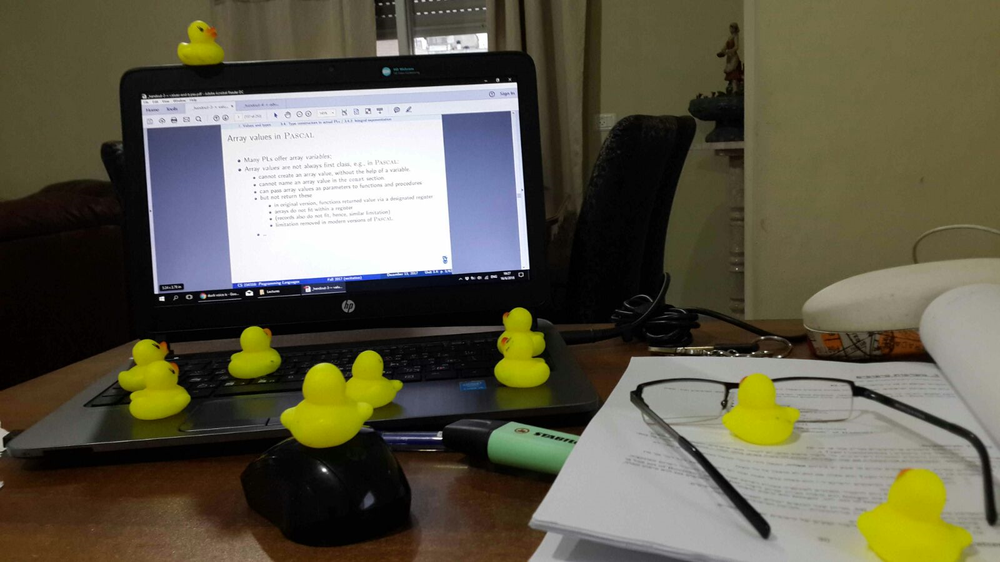
#> input picture Workspace/Photos/Pls.png, 1000 x 562 px, shrunk from 1600 x 900 before the run
$ python segmentaion_sciKit.py
#> lines starting #> are read from the running program, lines starting #| are printed output that depends on the picture; after the words box and inside, x2 and y2 are one past the last pixel; in counts of white or black regions, pixels touching at a corner belong together; long printed decimals are rounded
### Workspace/using_Sift.py
# reference: https://docs.opencv.org/3.0-beta/doc/py_tutorials/py_feature2d/py_matcher/py_matcher.html


import numpy as np
import cv2

from matplotlib import pyplot as plt


MIN_MATCH_COUNT = 3
MIN_KEY_POINTS = 4
MATCH_THRESHOLD = 15
step_size=20


def calculate_similarity_goodness(good, kp1, kp2):
    number_keypoints = len(kp1) + 1
    if number_keypoints < MIN_KEY_POINTS:
         return 100
    goodness = len(good) / number_keypoints * 100
    # print("KP1:", len(kp1), ", KP2:", len(kp2))
    # print("How good it's the match: ", goodness)
    return goodness

# [7 lines left out: function draw1, not called in this run]


def draw2(img1, kp1, img2, kp2, good, matches_mask):
    length = len(matches_mask) if matches_mask else 0
    good = [good[index] for index in range(0, length) if matches_mask[index]]
    if matches_mask:
        print("new_good/old_good = ", sum(matches_mask)*100/len(matches_mask))
    calculate_similarity_goodness(good, kp1, kp2)

    img3 = cv2.drawMatchesKnn(img1, kp1, img2, kp2, good, None, flags=2, singlePointColor=None)
    #img3 = cv2.drawMatchesKnn(img1, kp1, img2, kp2, good, None, flags=2, singlePointColor=None)

    plt.imshow(img3)
    plt.show()
    return good


def dense_sift(image):
    # img = cv2.imread(image_path)
    gray = cv2.cvtColor(image, cv2.COLOR_BGR2GRAY)

    sift = cv2.xfeatures2d.SIFT_create()

    kp = [cv2.KeyPoint(x, y, step_size) for y in range(0, gray.shape[0], step_size)
          for x in range(0, gray.shape[1], step_size)]

    # [5 lines of commented-out code are left out]

    kp, des = sift.compute(gray, kp)
    return kp, des


def SIFT_detector(img1 ,img2, gamma_goodness = 0.85):
    # img1 size must be not smaller than img2

    # Initiate SIFT detector
    sift = cv2.xfeatures2d.SIFT_create()


    # find the keypoints and descriptors with SIFT
    # kp1, des1 = sift.detectAndCompute(img1,None)
    # kp2, des2 = sift.detectAndCompute(img2,None)

    kp1, des1 = dense_sift(img1)
    kp2, des2 = dense_sift(img2)

    # BFMatcher with default params
    bf = cv2.BFMatcher()
    matches = bf.knnMatch(des1, des2, k=2)
    # matches = bf.match(des1, des2)
    # print("hahahaha", des1, matches)
    # Apply ratio test
    good = []

    for m,n in matches:
        # print(m.distance,n.distance)
        if m.distance < gamma_goodness*n.distance:
            good.append([m])
    # draw1(img1, kp1, img2, kp2, good)

    matches_mask, img_with_objects = find_objects(good, kp1 ,kp2, img1, img2)
    masked_good = draw2(img1, kp1, img_with_objects, kp2, good, matches_mask)
    src_pts = [kp1[m[0].queryIdx].pt for m in masked_good]

    return img_with_objects, src_pts


# [31 lines left out: function SIFT_detector_on_segments, not called in this run]


def find_objects(good, kp1 , kp2, img1, img2):
    if len(good) > MIN_MATCH_COUNT:
    # if calculate_similarity_goodness(good, kp1, kp2) > 0.1:
        src_pts = np.float32([kp1[m[0].queryIdx].pt for m in good]).reshape(-1, 1, 2)
        dst_pts = np.float32([kp2[m[0].trainIdx].pt for m in good]).reshape(-1, 1, 2)

        M, mask = cv2.findHomography(src_pts, dst_pts, cv2.RANSAC, 5.0)
        matchesMask = mask.ravel().tolist()
        h, w = img1.shape[:2]
        pts = np.float32([[0, 0], [0, h - 1], [w - 1, h - 1], [w - 1, 0]]).reshape(-1, 1, 2)
        dst = cv2.perspectiveTransform(pts, M)

        tmp_img = img2.copy()
        img3 = cv2.polylines(tmp_img, [np.int32(dst)], True, 255, 3, cv2.LINE_AA)

    else:
        if len(kp1) > 0.8*len(kp2):
            print("Match ")
        else:
            print("Not enough matches are found - %d/%d" % (len(good), MIN_MATCH_COUNT))
        matchesMask = None
        img3 = None
    return matchesMask, img3


# [12 lines left out: function is_match, not called in this run]


# [10 lines that do not run on import are left out]

### Workspace/segmentaion_sciKit.py
import numpy as np
import matplotlib.pyplot as plt
import cv2
import skimage.data as data
import skimage.segmentation as seg
import skimage.filters as filters
import skimage.draw as draw
import skimage.color as color
import using_Sift as SIFT

def image_show(image, nrows=1, ncols=1, cmap='gray'):
    fig, ax = plt.subplots(nrows=nrows, ncols=ncols, figsize=(14, 14))
    ax.imshow(image)
    ax.axis('off')
    return fig, ax


def SLIC_algo():
    image = cv2.imread('Photos/Pls.png')
#> image is the input picture: shape (562, 1000, 3); mean B, G, R 73.8, 91.1, 94.9
    text_threshold = image > 100
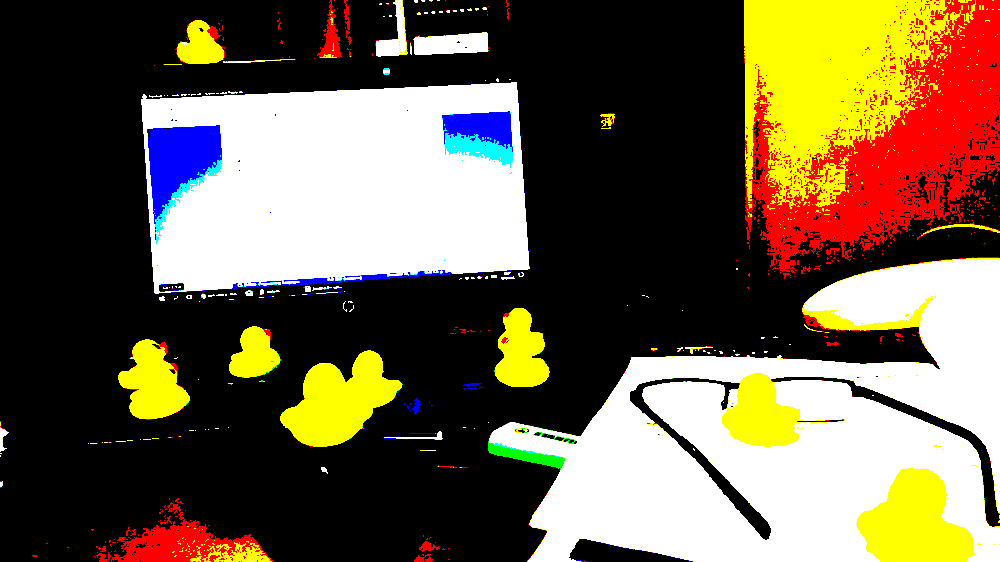
#> text_threshold: shape (562, 1000, 3) bool; mean B, G, R 0.282, 0.374, 0.431

    image_slic = seg.slic(image, n_segments=100, sigma=50)
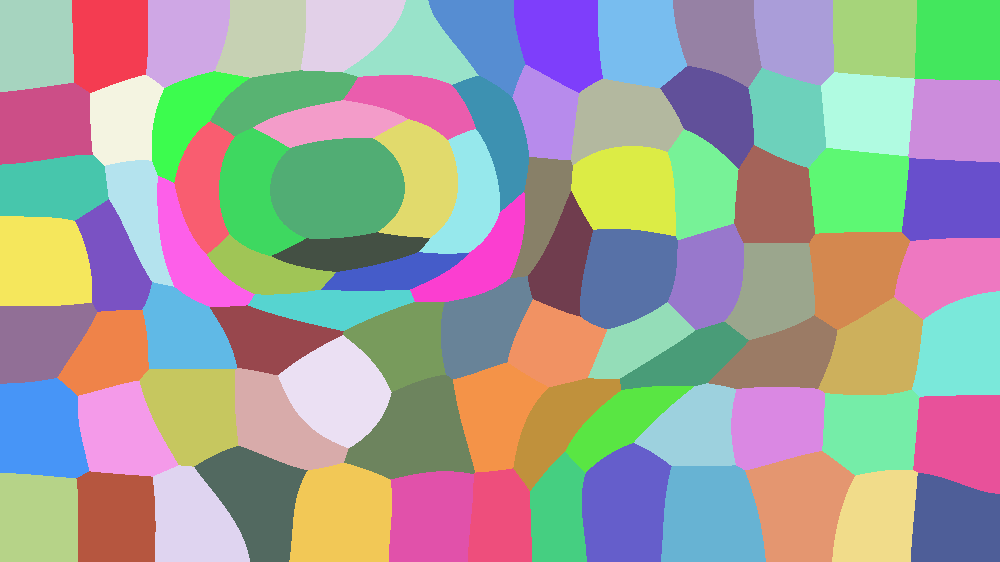
#> image_slic: shape (562, 1000) int64; 91 distinct labels, from 1 to 91; one colour per label, 0 black
    image_bounded = seg.mark_boundaries(image,image_slic)
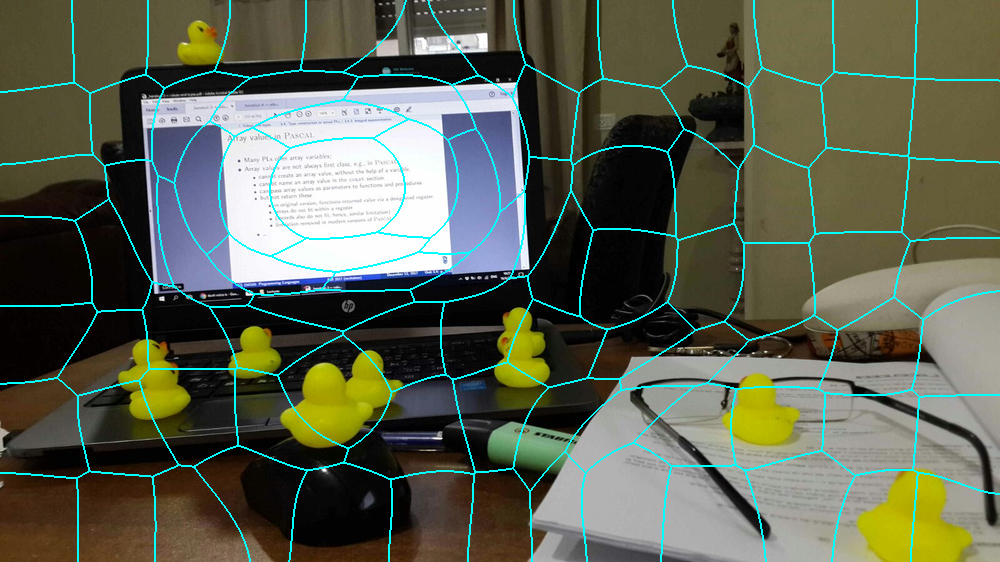
#> image_bounded: shape (562, 1000, 3) float64; mean B, G, R 0.32, 0.386, 0.356
    # seg.find_boundaries()
    plt.imshow(image_bounded)
    plt.show()

    for (i, segVal) in enumerate(np.unique(image_slic)):
        mask = np.zeros(image.shape[:2], dtype="uint8")

        mask[image_slic == segVal] = 255
        # print(mask)

        cv2.imshow("Mask", mask)
        bitwise_img = cv2.bitwise_and(image, image, mask=mask)


        cv2.imshow("Applied", bitwise_img)
        SIFT.SIFT_detector(image, bitwise_img)
        cv2.waitKey(0)
#> this loop made 4 passes
#> masked_good in SIFT_detector on pass 1: 10 matches
#> (matches_mask in SIFT_detector, masked_good in SIFT_detector) on pass 2: ([0, 0, 1, 1, 1, 1], 4 matches)
#| new_good/old_good =  34.483
#| new_good/old_good =  66.667
#| new_good/old_good =  70.0
#| Match
#> pass 1, in SLIC_algo, `cv2.imshow("Mask", mask)`:
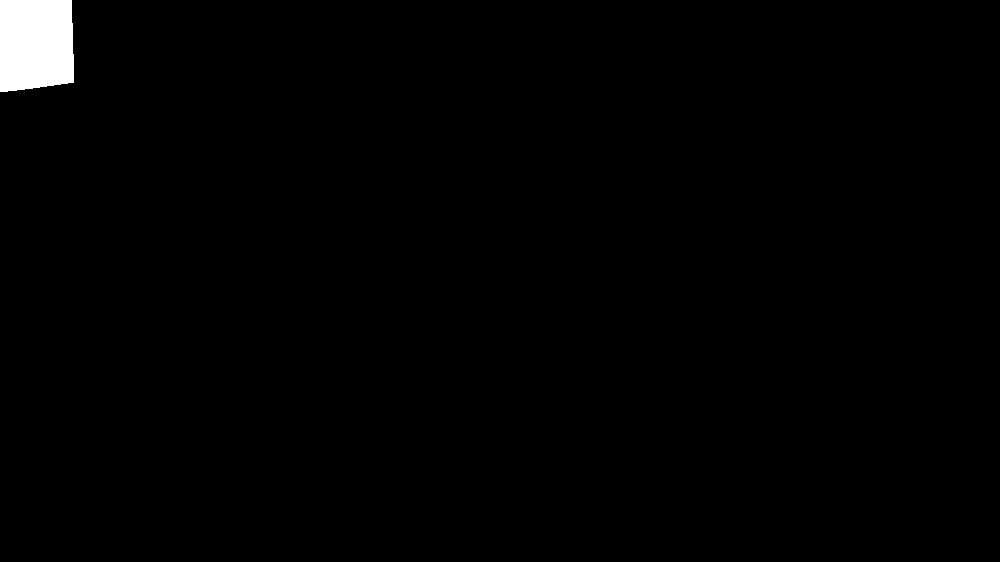
#> window 'Mask': shape (562, 1000); 1.1% white; 1 white region, box (x1, y1, x2, y2) and area: (0, 0, 74, 92) 6418
#> pass 1, in dense_sift, `gray = cv2.cvtColor(image, cv2.COLOR_BGR2GRAY)`:
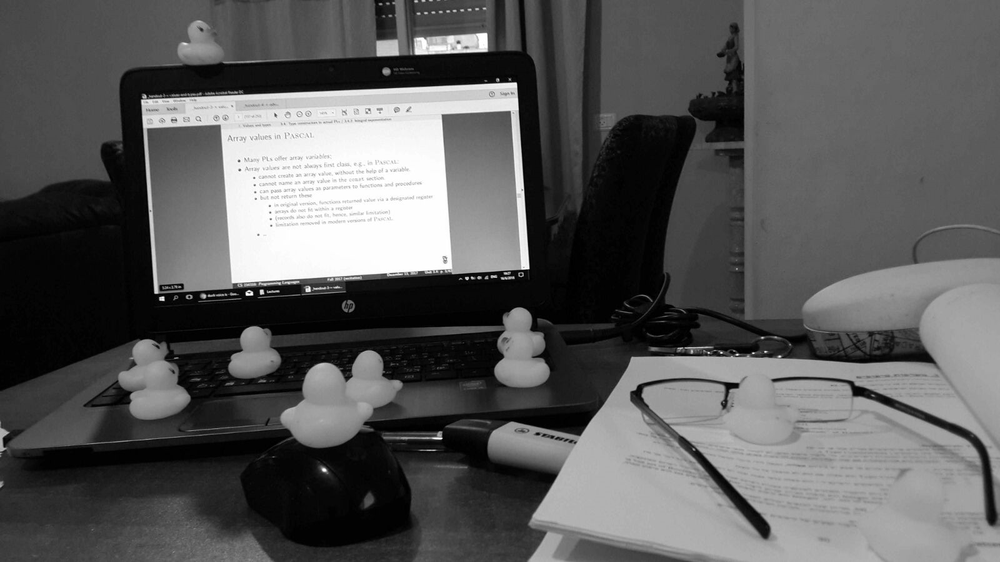
#> gray: shape (562, 1000); min 0, max 255, mean 90.3
#> pass 1, in draw2, `plt.show()`:
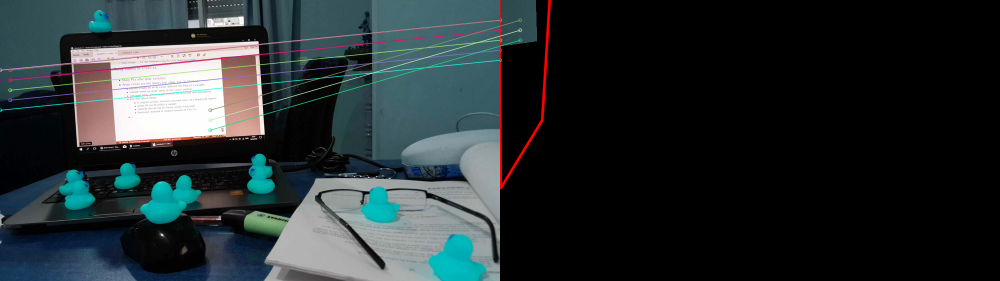
#> shown: shape (562, 2000, 3) (shown at 1/2 size); mean R, G, B 38.3, 46.4, 48.3
#> after the loop:
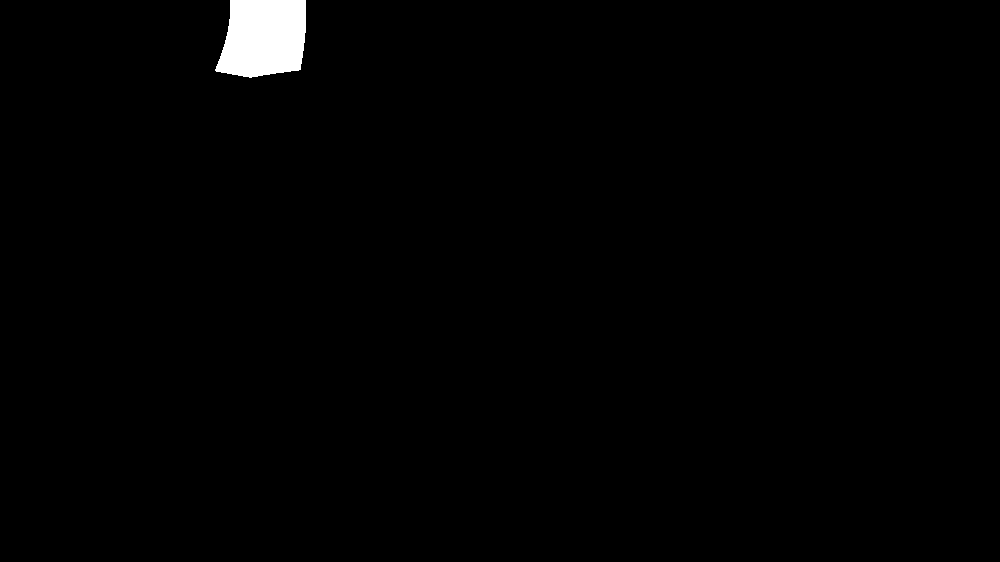
#> mask: shape (562, 1000); 1% white; 1 white region, box (x1, y1, x2, y2) and area: (215, 0, 306, 78) 5899


if __name__ == "__main__":
#> (the run stopped early here; a loop or call above may not have finished)
